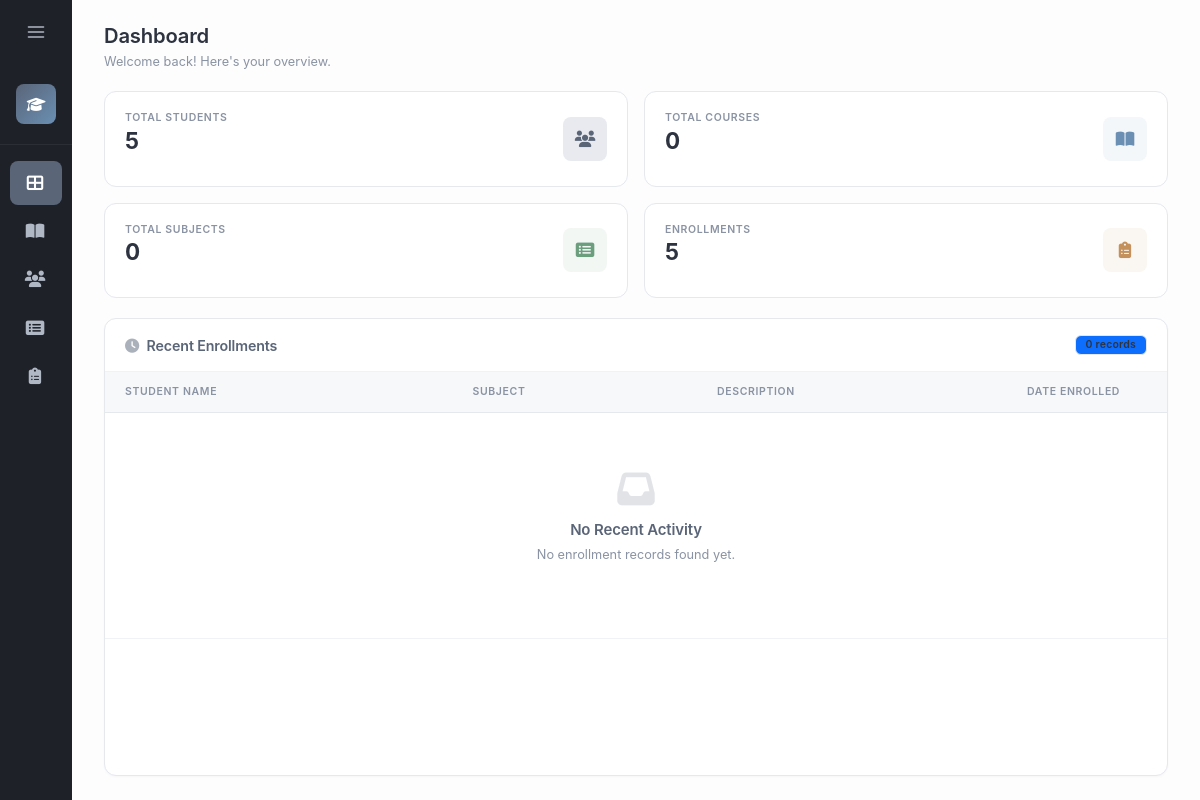
The page /pages/dashboard.php on the database as committed earlier.
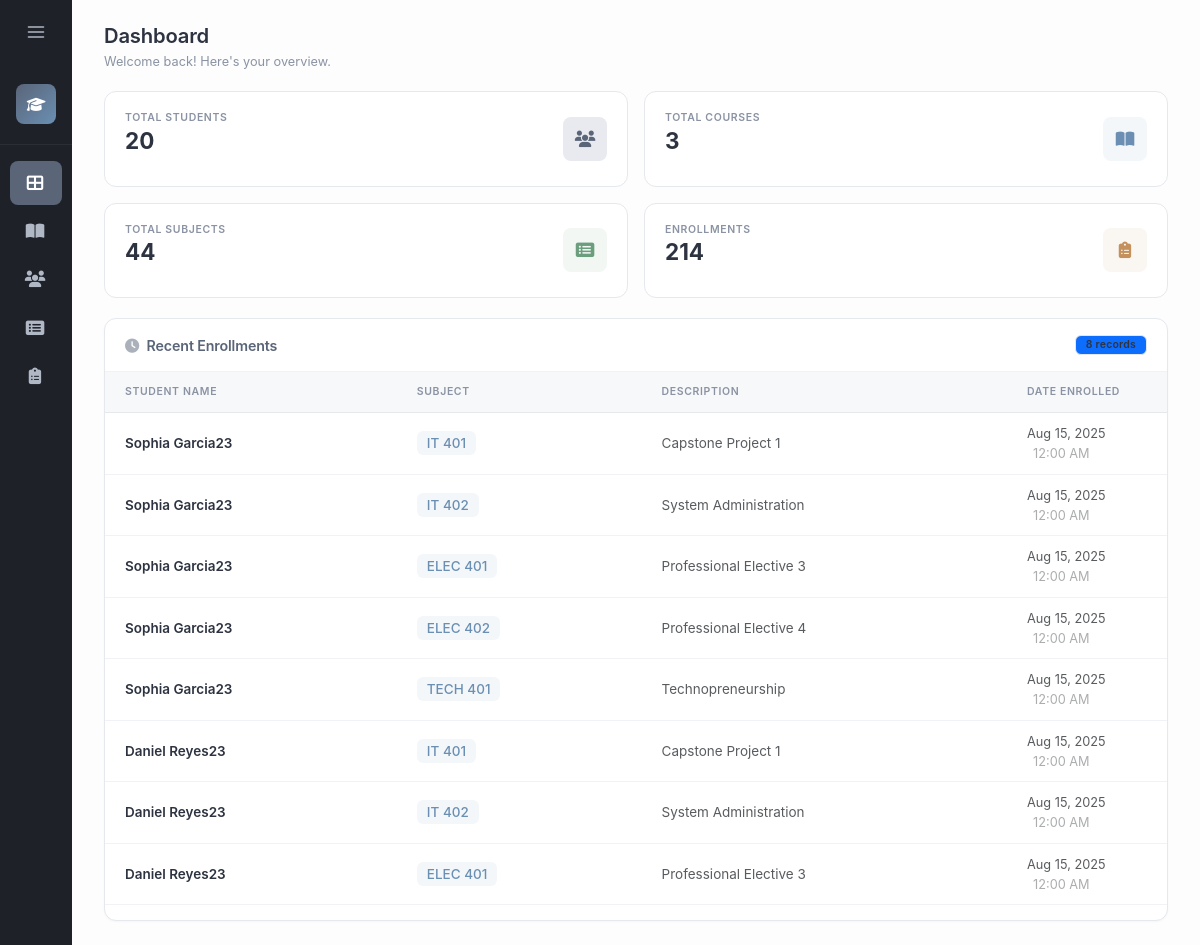
The same page on the database as committed later.
### tables this page shows
CREATE TABLE `enrollments` (
  `id` int(11) NOT NULL AUTO_INCREMENT,
  `student_id` int(11) NOT NULL,
  `subject_id` int(11) NOT NULL,
  `enrolled_at` timestamp NOT NULL DEFAULT current_timestamp(),
  PRIMARY KEY (`id`),
  FOREIGN KEY (`student_id`) REFERENCES `students` (`id`) ON DELETE CASCADE,
  FOREIGN KEY (`subject_id`) REFERENCES `curriculum` (`CurriculumID`) ON DELETE CASCADE
);

CREATE TABLE `students` (
  `id` int(11) NOT NULL AUTO_INCREMENT,
  `lastname` varchar(50) NOT NULL,
  `firstname` varchar(50) NOT NULL,
  `middlename` varchar(50) DEFAULT NULL,
  `age` int(11) NOT NULL,
  `email` varchar(100) NOT NULL,
  `phone` varchar(20) DEFAULT NULL,
  `created_at` timestamp NOT NULL DEFAULT current_timestamp(),
  PRIMARY KEY (`id`),
  UNIQUE KEY `email` (`email`)
);

CREATE TABLE `curriculum` (
  `CurriculumID` int(11) NOT NULL AUTO_INCREMENT,
  `courseID` varchar(10) DEFAULT NULL,
  `subject_code` varchar(20) NOT NULL,
  `description` text NOT NULL,
  `year_level` int(11) NOT NULL,
  `semester` varchar(20) NOT NULL,
  `units` int(11) NOT NULL DEFAULT 3,
  PRIMARY KEY (`CurriculumID`),
  FOREIGN KEY (`courseID`) REFERENCES `course` (`courseID`) ON DELETE SET NULL
);

### pages/dashboard.php (the view, shortened to what this page needs)
<?php
require '../config/db.php';
$stats = [
    'students' => $pdo->query("SELECT COUNT(*) FROM students")->fetchColumn(),
    'subjects' => $pdo->query("SELECT COUNT(*) FROM curriculum")->fetchColumn(),
    'courses'  => $pdo->query("SELECT COUNT(*) FROM course")->fetchColumn(),
    'enrollments' => $pdo->query("SELECT COUNT(*) FROM enrollments")->fetchColumn()
];
$recent_activity = $pdo->query("
    SELECT s.firstname, s.lastname, c.subject_code, c.description, e.enrolled_at
    FROM enrollments e
    JOIN students s ON e.student_id = s.id
    JOIN curriculum c ON e.subject_id = c.CurriculumID
    ORDER BY e.enrolled_at DESC LIMIT 8
")->fetchAll();
?>
<?php include '../includes/sidebar.php'; ?>
<div class="main-content">
    <div class="page-header">
        <div>
            <h1 class="page-title">Dashboard</h1>
            <p class="page-subtitle">Welcome back! Here's your overview.</p>
        </div>
    </div>
    <div class="stats-row">
        <div class="stat-card">
            <div class="stat-info">
                <p class="stat-label">Total Students</p>
                <p class="stat-value"><?php echo $stats['students']; ?></p>
            </div>
            <div class="stat-icon primary">
                <i class="fas fa-users"></i>
            </div>
        </div>
        <div class="stat-card">
            <div class="stat-info">
                <p class="stat-label">Total Courses</p>
                <p class="stat-value"><?php echo $stats['courses']; ?></p>
            </div>
            <div class="stat-icon info">
                <i class="fas fa-book-open"></i>
            </div>
        </div>
        <div class="stat-card">
            <div class="stat-info">
                <p class="stat-label">Total Subjects</p>
                <p class="stat-value"><?php echo $stats['subjects']; ?></p>
            </div>
            <div class="stat-icon success">
                <i class="fas fa-list-alt"></i>
            </div>
        </div>
        <div class="stat-card">
            <div class="stat-info">
                <p class="stat-label">Enrollments</p>
                <p class="stat-value"><?php echo $stats['enrollments']; ?></p>
            </div>
            <div class="stat-icon warning">
                <i class="fas fa-clipboard-list"></i>
            </div>
        </div>
    </div>
    <div class="card flex-fill">
        <div class="card-header d-flex align-items-center justify-content-between">
            <h5 class="mb-0 fw-semibold" style="font-size: 0.95rem; color: var(--text-secondary);">
                <i class="fas fa-clock me-2" style="opacity: 0.5;"></i>Recent Enrollments
            </h5>
            <span class="badge bg-primary"><?php echo count($recent_activity); ?> records</span>
        </div>
        <div class="table-wrapper">
            <table class="table table-hover">
                <thead>
                    <tr>
                        <th style="padding-left: 20px;">Student Name</th>
                        <th>Subject</th>
                        <th>Description</th>
                        <th style="width: 160px;">Date Enrolled</th>
                    </tr>
                </thead>
                <tbody>
                    <?php if (count($recent_activity) > 0): ?>
                        <?php foreach ($recent_activity as $act): ?>
                        <tr>
                            <td style="padding-left: 20px;">
                                <span class="fw-semibold"><?php echo htmlspecialchars($act['firstname'] . ' ' . $act['lastname']); ?></span>
                            </td>
                            <td>
                                <span class="badge-subject"><?php echo htmlspecialchars($act['subject_code']); ?></span>
                            </td>
                            <td class="text-muted"><?php echo htmlspecialchars($act['description']); ?></td>
                            <td>
                                <span class="text-muted small">
                                    <?php echo date('M d, Y', strtotime($act['enrolled_at'])); ?>
                                    <span style="opacity: 0.5; margin-left: 6px;"><?php echo date('h:i A', strtotime($act['enrolled_at'])); ?></span>
                                </span>
                            </td>
                        </tr>
                        <?php endforeach; ?>
                    <?php else: ?>
                        <tr>
                            <td colspan="4">
                                <div class="empty-state">
                                    <i class="fas fa-inbox"></i>
                                    <h5>No Recent Activity</h5>
                                    <p>No enrollment records found yet.</p>
                                </div>
                            </td>
                        </tr>
                    <?php endif; ?>
                </tbody>
            </table>
        </div>
    </div>
</div>
</body>
</html>

### includes/sidebar.php (shortened to what this page needs)
<!DOCTYPE html>
<html lang="en">
<head>
    <?php include 'header_styles.php'; ?>
</head>
<body>
    <div class="sidebar" id="sidebar">
        <div class="sidebar-toggle-area">
            <button id="toggleBtn" aria-label="Toggle sidebar">
                <svg width="20" height="20" viewBox="0 0 24 24" fill="none" stroke="currentColor" stroke-width="2" stroke-linecap="round" stroke-linejoin="round">
                    <line x1="3" y1="6" x2="21" y2="6"></line>
                    <line x1="3" y1="12" x2="21" y2="12"></line>
                    <line x1="3" y1="18" x2="21" y2="18"></line>
                </svg>
            </button>
        </div>
        <div class="brand-box">
            <div class="brand-logo"><i class="fas fa-graduation-cap"></i></div>
        </div>
        <div class="nav-menu">
            <a href="dashboard.php" class="nav-link <?php echo basename($_SERVER['PHP_SELF']) == 'dashboard.php' ? 'active' : ''; ?>">
                <i class="fas fa-th-large"></i><span>Dashboard</span>
            </a>
            <a href="courses.php" class="nav-link <?php echo basename($_SERVER['PHP_SELF']) == 'courses.php' ? 'active' : ''; ?>">
                <i class="fas fa-book-open"></i><span>Courses</span>
            </a>
            <a href="students.php" class="nav-link <?php echo basename($_SERVER['PHP_SELF']) == 'students.php' ? 'active' : ''; ?>">
                <i class="fas fa-users"></i><span>Student List</span>
            </a>
            <a href="curriculum.php" class="nav-link <?php echo basename($_SERVER['PHP_SELF']) == 'curriculum.php' ? 'active' : ''; ?>">
                <i class="fas fa-list-alt"></i><span>Curriculum</span>
            </a>
            <a href="enrollments.php" class="nav-link <?php echo basename($_SERVER['PHP_SELF']) == 'enrollments.php' ? 'active' : ''; ?>">
                <i class="fas fa-clipboard-list"></i><span>Enrollments</span>
            </a>
        </div>
    </div>
    <div class="content" id="content">

### includes/header_styles.php
<link href="../assets/css/bootstrap.min.css" rel="stylesheet">
<link href="../assets/css/all.min.css" rel="stylesheet">
<link href="../assets/css/dataTables.bootstrap5.min.css" rel="stylesheet">
<link href="../assets/css/app.css" rel="stylesheet">

Rows that differ between the two databases and show on the page:
added enrollments: student.lastname "Sophia Garcia23", subject.subject_code "IT 401", subject.description "Capstone Project 1", enrolled_at "Aug 15, 2025", enrolled_at "12:00 AM"
added enrollments: student.lastname "Sophia Garcia23", subject.subject_code "IT 402", subject.description "System Administration", enrolled_at "Aug 15, 2025", enrolled_at "12:00 AM"
added enrollments: student.lastname "Sophia Garcia23", subject.subject_code "ELEC 401", subject.description "Professional Elective 3", enrolled_at "Aug 15, 2025", enrolled_at "12:00 AM"
added enrollments: student.lastname "Sophia Garcia23", subject.subject_code "ELEC 402", subject.description "Professional Elective 4", enrolled_at "Aug 15, 2025", enrolled_at "12:00 AM"
added enrollments: student.lastname "Sophia Garcia23", subject.subject_code "TECH 401", subject.description "Technopreneurship", enrolled_at "Aug 15, 2025", enrolled_at "12:00 AM"
added enrollments: student.lastname "Daniel Reyes23", subject.subject_code "IT 401", subject.description "Capstone Project 1", enrolled_at "Aug 15, 2025", enrolled_at "12:00 AM"
added enrollments: student.lastname "Daniel Reyes23", subject.subject_code "IT 402", subject.description "System Administration", enrolled_at "Aug 15, 2025", enrolled_at "12:00 AM"
added enrollments: student.lastname "Daniel Reyes23", subject.subject_code "ELEC 401", subject.description "Professional Elective 3", enrolled_at "Aug 15, 2025", enrolled_at "12:00 AM"
Other text that changed with them:
$stats['students']: "5" → "20"
$stats['courses']: "0" → "3"
$stats['subjects']: "0" → "44"
$stats['enrollments']: "5" → "214"
count($recent_activity): "0" → "8"
text no longer shown: "No Recent Activity No enrollment records found yet."
